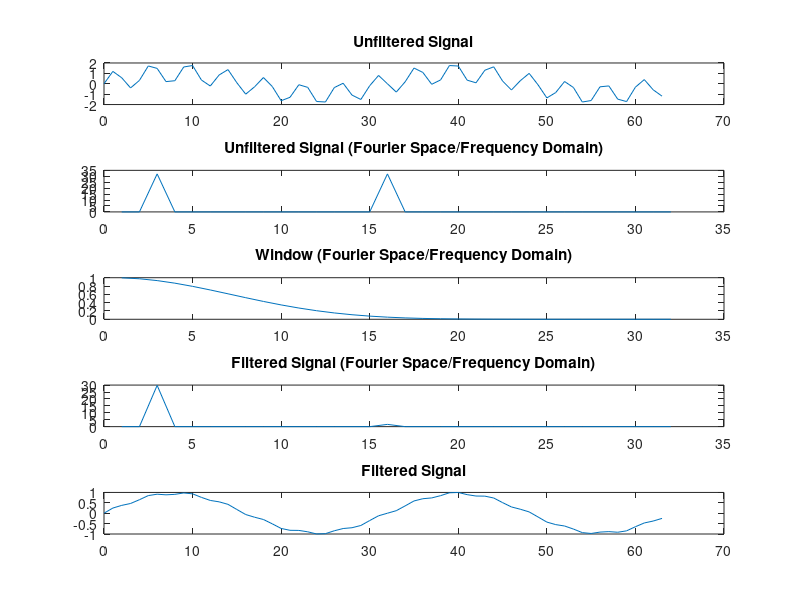

Write the MATLAB code that produced this figure.
%Name: Adam Campbell (a37campb)
%20649284
%Assignment 8 Problem 2
%Last Modified: November 19, 2020

%set up the function. 
%Then, do fft and apply 5th order hamming window
%inverse the fft
%Plot y against the filtered y.

t = [0:1:63];
%linear array for the time series data
y = sin(30*pi*t/64) + sin(4*pi*t/64);
%set-up for the signal to be filtered.
% Digital filtering requires a convolution, so we push it to Fourier space, multiply with window, and bring out of fourier space.
y_fft = fft(y);
% Brings the signal into Fourier space
win_len = 64;
ham_win = hamming(win_len, 'symmetric');
ham_zero_center = fftshift(ham_win');
ham_zero_center_5 = (ham_zero_center).^5;
%Sets up the window for the convolution process
filt_y_f = y_fft .* ham_zero_center_5;
% applied the fifth power of the centered hamming window to the signal in fft space.
filt_y = ifft(filt_y_f);
% Bring the signal back to the time space. 
subplot(5,1,1);
plot(t,y);
title('Unfiltered Signal');
abs_y_fft = abs(y_fft);
half_spec_y_fft = abs_y_fft(1:win_len/2);
subplot(5,1,2);
plot(half_spec_y_fft);
title('Unfiltered Signal (Fourier Space/Frequency Domain)');
subplot(5,1,3);
plot(ham_zero_center_5(1:win_len/2));
title('Window (Fourier Space/Frequency Domain)');
abs_filt_y_f = abs(filt_y_f);
half_spec_filt_y_f = abs_filt_y_f(1:win_len/2);
subplot(5,1,4);
plot(half_spec_filt_y_f);
title('Filtered Signal (Fourier Space/Frequency Domain)');
subplot(5,1,5);
plot(t,real(filt_y));
title('Filtered Signal');

